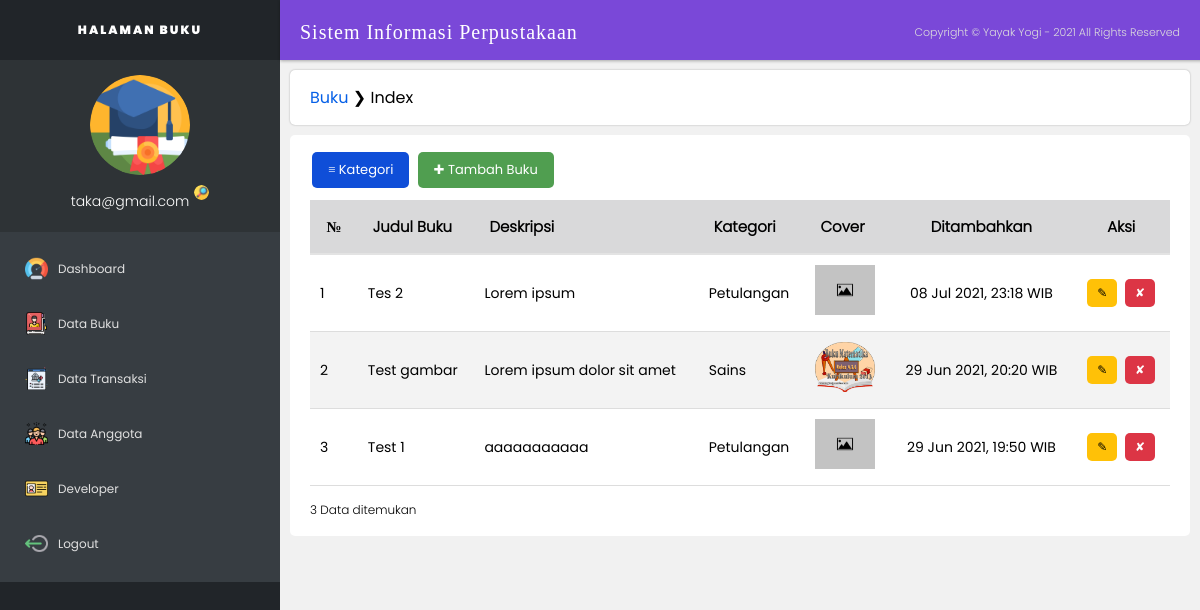
/admin.php?pages=buku&views=index (signed in), run on the app's committed database.
### tables this page shows
CREATE TABLE `tb_buku` (
  `id` varchar(32) NOT NULL,
  `judul_buku` varchar(255) NOT NULL,
  `deskripsi` text NOT NULL,
  `kategori_id` varchar(64) NOT NULL,
  `kategori` varchar(32) NOT NULL,
  `cover` varchar(255) NOT NULL,
  `created_at` datetime NOT NULL,
  `updated_at` datetime NOT NULL,
  `deleted_at` datetime DEFAULT NULL,
  PRIMARY KEY (`id`)
);

### admin.php (called while the page is built, shortened)
<?php
  include 'app/routesadmin.php';
  main_admin();
?>

### app/koneksi.php (called while the page is built, shortened)
<?php
  function GET($key,$val){
    $res = isset($_SESSION[$key]) && $_SESSION[$key] != '' ? $_SESSION[$key] : $val;
    $res = isset($_POST[$key]) && $_POST[$key] != '' ? $_POST[$key] : $res;
    $res = isset($_GET[$key]) && $_GET[$key] != '' ? $_GET[$key] : $res;
    return $res;
  }
?>

### app/view_admin.php (the view, shortened to what this page needs)
<?php
  $pages = GET('pages','');
  $views = GET('views','');
  function buku()
  {
    global $koneksi;
    global $pages;
    global $views;
    if($pages == "buku")
    {
      if($views == "index")
      {
          echo '<div class="wrapper">
              <a href="?pages='.$pages.'&views=kategori" class="btn-primary btn-md">&#8801; Kategori</a>
              <a href="?pages='.$pages.'&views=tambah" class="btn-success btn-md">&#10010; Tambah Buku</a>
              <div class="table-responsive">
                <table>
                  <tr>
                    <th>&#8470;</th>
                    <th>Judul Buku</th>
                    <th>Deskripsi</th>
                    <th>Kategori</th>
                    <th>Cover</th>
                    <th>Ditambahkan</th>
                    <th>Aksi</th>
                  </tr>';
                $query = "SELECT * FROM tb_buku WHERE deleted_at IS NULL ORDER BY created_at DESC";
                $sql = mysqli_query($koneksi,$query);
                $count = mysqli_num_rows($sql);
                $i=1;
                while($row = mysqli_fetch_assoc($sql))
                {
                  echo '<tr>';
                  echo '<td>'.$i++.'</td>';
                  echo '<td>'.$row['judul_buku'].'</td>';
                  echo '<td>'.$row['deskripsi'].'</td>';
                  echo '<td>'.$row['kategori'].'</td>';
                  echo '<td><img width="60" height="50" src="assets/cover_buku/'.$row['cover'].'"></td>';
                  echo '<td>'.date("d M Y, G:i", strtotime($row['created_at'])).' WIB </td>';
                  echo '<td>
                          <a href="?pages='.$pages.'&views=edit&id='.$row['id'].'" class="btn-warning btn-sm">&#9998;</a>
                          <a href="?pages='.$pages.'&views=hapus&id='.$row['id'].'" class="btn-danger btn-sm">&#10008;</a>
                        </td>';
                  echo '</tr>';
                }
            echo '</table>
                </div>
              <span class="data-count">'.$count.' Data ditemukan</span>
            </div>
          ';
      }
    }
  }
?>

### app/template.php (shortened to what this page needs)
<?php
function layoutHeader(){
  echo '<!DOCTYPE HTML>
        <html>
        <head>
            <meta charset="UTF-8">
            <meta name="viewport" content="width=device-width, initial-scale=1.0">
            <link rel="stylesheet" type="text/css" href="assets/style.css">
            <link rel=”icon” href=”assets/icons/books.png”>
            <title>SI-Perpustakaan</title>
        </head>
        <body>
        <div class="container">';
}
function layoutSidebar($nama,$photo){
  $page = GET('pages','');
  echo '
        <div class="sidebar">
        <div class="sidebar-header">
            <div class="sidebar-title">
            <span>HALAMAN '.$page.'</span>
            <span class="sidebar-close">&times;</span>
            </div>
            <div class="sidebar-akun">
              <img src="assets/profile_admin/'.$photo.'" class="img-sidebarakun" alt="img-sidebar">
              <div class="sidebar-user">
                <p>'.$nama.'</p>
                <a href="?pages=profileAdmin&views=index"><img src="assets/icons/search.png" alt="img-search"></a>
              </div>
            </div>
        </div>
        <div class="sidebar-body">
            <a href="?pages=dashboard&views=index"><img src="assets/icons/dashboard.png" alt="dashboard">Dashboard</a>
            <a href="?pages=buku&views=index"><img src="assets/icons/contact-list.png" alt="contact">Data Buku</a>
            <a href="?pages=transaksi&views=index"><img src="assets/icons/transaction-history.png" alt="transaction">Data Transaksi</a>
            <a href="?pages=anggota&views=index"><img src="assets/icons/group.png" alt="group">Data Anggota</a>';
            echo '<a href="?pages=developer&views=index"><img src="assets/icons/card.png" alt="group">Developer</a>';
            echo '<a href="app/logout.php"><img src="assets/icons/logout.png" class="img-logout">Logout</a>
        </div>
    </div>
  ';
}
function layoutNavbar(){
echo '<div class="main">
        <div class="navbar">
          <span class="dsbrd-title">Sistem Informasi Perpustakaan</span>
          <p class="nav-footer">Copyright &copy; Yayak Yogi - 2021 All Rights Reserved</p>
          <button class="humberger-button"><img src="assets/icons/square-light.svg"></button>
        </div>
      ';
}
function layoutFooter(){
      echo '<p class="footer">Copyright &copy; KuliKode - 2021 All Right Reserved</p>
          </div>
        </div>
      <script src="assets/script.js"></script>
      <script src="app/ajax/status.js"></script>
    </body>
  </html>
';
}
?>

### app/routesadmin.php (shortened to what this page needs)
<?php
  include 'koneksi.php';
  include 'template.php';
  include 'view_admin.php';
  $page = GET('pages','dashboard');
  $view = GET('views','index');
  function halaman_admin(){
    global $page;
    if($page == 'buku') buku();
  }
  function main_admin(){
    global $page;
    global $view;
    $nama = $_SESSION['email'];
    $photo = $_SESSION['photo'];
    layoutHeader();
    layoutSidebar($nama,$photo);
    layoutNavbar();
    echo '<div class="main-content">';
    echo '<div class="breadcrumb">';
    echo '<span><a href="?pages='.$page.'&views=index">'.$page.'</a> &#10095; <span>'.$view.'</span></span>';
    echo '</div>';
    echo '<div class="content">';
      halaman_admin();
    echo '</div>';
    echo '</div>';
    layoutFooter();
  }
?>

### assets/style.css (style rules this page uses)
* { margin: 0; padding: 0; box-sizing: border-box; }
body { background-color: #f1f1f1; }
.container { display: flex; justify-content: flex-start; align-items: flex-start; font-family: "Poppins-Regular"; }
.sidebar { background-color: #212529; height: 100vh; width: 280px; position: fixed; }
.sidebar-header { color: #fff; display: flex; justify-content: center; align-items: center; flex-direction: column; position: relative; }
.sidebar-title { height: 60px; display: flex; align-items: center; justify-content: center; }
.sidebar-title span { text-transform: uppercase; letter-spacing: 2px; font-size: 12px; font-family: "Poppins-Black"; }
.sidebar-akun { display: flex; justify-content: center; align-items: center; flex-direction: column; padding: 15px 0; background-color: #2e3336; width: 100%; }
.img-sidebarakun { width: 100px; height: 100px; }
.sidebar-akun img { max-width: 100px; margin-bottom: 10px; border-radius: 50%; }
.sidebar-user p { font-family: "Poppins-Light"; font-size: 14px; }
.sidebar-user a { display: inline-block; margin-left: 5px; }
.sidebar-user a img { width: 15px; transition: 0.3s; }
.sidebar-user { display: flex; justify-content: center; align-items: center; }
.sidebar-body { padding: 10px 0; background-color: #373d42; }
.sidebar-body a { display: flex; justify-content: flex-start; align-items: center; text-decoration: none; color: #e0e0e0; padding: 15px 0 12px 25px; font-size: 12px; transition: all 0.5s; margin-bottom: 5px; }
.sidebar-body img { width: 23px; margin-right: 10px; }
.img-logout { transform: rotate(0deg) !important; }
.main { width: 100%; margin-left: 280px; height: auto; }
.main-content { margin-top: 60px; }
.navbar { height: 60px; display: flex; justify-content: space-between; align-items: center; padding: 0 20px; background-color: #7a48d8; width: 100%; position: fixed; top: 0; box-shadow: 0px 1px 3px rgba(0, 0, 0, 0.3); }
.dsbrd-title { color: white; font-size: 20px; font-family: "Galada"; letter-spacing: 1px; margin-top: 5px; }
.nav-footer { color: #ddd; font-size: 11px; margin: 5px 280px 0 0; display: inline-block; font-family: "Poppins-Light"; }
.main-content { padding: 10px; }
.breadcrumb { background-color: white; width: 100%; padding: 15px 20px; display: flex; flex-wrap: wrap; font-size: 16px; border-radius: 5px; box-shadow: 0px 0px 2px rgba(0, 0, 0, 0.3); text-transform: capitalize; }
.breadcrumb a { text-decoration: none; color: #0660e7; cursor: pointer; }
.content { padding: 10px 0; }
.table-responsive { background: white; padding: 10px 0; }
table { width: 100%; border-collapse: collapse; }
table th { padding: 15px; font-size: 15px; border-bottom: 2px solid #e3e3e3; text-align: left; background: #d9d9da; font-family: "Poppins-Light"; }
table td { padding: 10px; font-size: 14px; border-bottom: 1px solid #ddd; font-family: "Poppins-Regular"; }
table th:nth-child(1), table th:nth-child(6), table th:nth-child(7), table td:nth-child(1), table td:nth-child(6), table td:nth-child(7) { text-align: center; }
table tr:nth-child(2n + 1) { background: #f3f3f3; }
table td:nth-child(1) { text-align: left; }
.btn-primary, .btn-warning, .btn-danger, .btn-success, .btn-default { border-radius: 5px; text-decoration: none; margin: 2px; font-family: "Poppins-Regular"; display: inline-block; border: none; }
.btn-md { padding: 8px 16px; font-size: 13px; cursor: pointer !important; }
.btn-sm { padding: 5px 10px; font-size: 12px; cursor: pointer !important; }
.btn-warning { background: #ffc107; color: black; }
.btn-danger { background: #dc3545; color: white; }
.btn-success { background: #509e50; color: white; }
.btn-primary { background: #0f4ed8; color: white; }
.wrapper, .fieldset { background: white; border: none; padding: 15px 20px; border-radius: 5px; }
.data-count { font-size: 12px; font-family: "Poppins-Light"; }

### data on the page
tb_buku: judul_buku "Tes 2", deskripsi "Lorem ipsum", kategori "Petulangan", cover (placeholder picture), created_at "08 Jul 2021, 23:18"
tb_buku: judul_buku "Test gambar", deskripsi "Lorem ipsum dolor sit amet", kategori "Sains", cover (picture), created_at "29 Jun 2021, 20:20"
tb_buku: judul_buku "Test 1", deskripsi "aaaaaaaaaaa", kategori "Petulangan", cover (placeholder picture), created_at "29 Jun 2021, 19:50"

### other printed values
$page "BUKU"
$nama "taka@gmail.com"
$page "Buku"
$view "Index"
$count "3"
